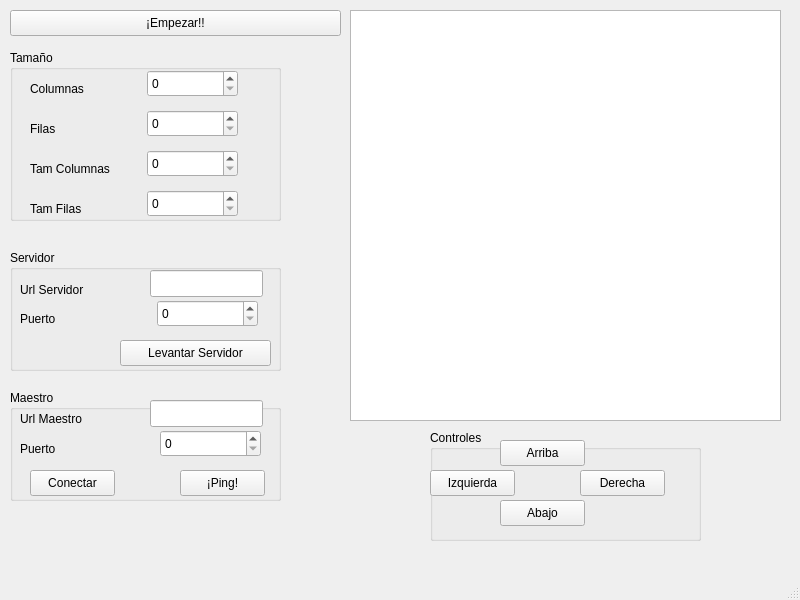
<?xml version="1.0" encoding="UTF-8"?>
<ui version="4.0">
 <class>MainWindow</class>
 <widget class="QMainWindow" name="MainWindow">
  <property name="geometry">
   <rect>
    <x>0</x>
    <y>0</y>
    <width>800</width>
    <height>600</height>
   </rect>
  </property>
  <property name="windowTitle">
   <string>MainWindow</string>
  </property>
  <widget class="QWidget" name="centralwidget">
   <widget class="QTableWidget" name="tableWidget">
    <property name="geometry">
     <rect>
      <x>350</x>
      <y>10</y>
      <width>431</width>
      <height>411</height>
     </rect>
    </property>
   </widget>
   <widget class="QGroupBox" name="groupBox">
    <property name="geometry">
     <rect>
      <x>430</x>
      <y>430</y>
      <width>271</width>
      <height>111</height>
     </rect>
    </property>
    <property name="title">
     <string>Controles</string>
    </property>
    <widget class="QPushButton" name="pushButton_3">
     <property name="geometry">
      <rect>
       <x>150</x>
       <y>40</y>
       <width>85</width>
       <height>26</height>
      </rect>
     </property>
     <property name="text">
      <string>Derecha</string>
     </property>
    </widget>
    <widget class="QPushButton" name="pushButton_4">
     <property name="geometry">
      <rect>
       <x>0</x>
       <y>40</y>
       <width>85</width>
       <height>26</height>
      </rect>
     </property>
     <property name="text">
      <string>Izquierda</string>
     </property>
    </widget>
    <widget class="QPushButton" name="pushButton">
     <property name="geometry">
      <rect>
       <x>70</x>
       <y>70</y>
       <width>85</width>
       <height>26</height>
      </rect>
     </property>
     <property name="text">
      <string>Abajo</string>
     </property>
    </widget>
    <widget class="QPushButton" name="pushButton_2">
     <property name="geometry">
      <rect>
       <x>70</x>
       <y>10</y>
       <width>85</width>
       <height>26</height>
      </rect>
     </property>
     <property name="text">
      <string>Arriba</string>
     </property>
    </widget>
   </widget>
   <widget class="QGroupBox" name="groupBox_2">
    <property name="geometry">
     <rect>
      <x>10</x>
      <y>50</y>
      <width>271</width>
      <height>171</height>
     </rect>
    </property>
    <property name="title">
     <string>Tamaño</string>
    </property>
    <widget class="QSpinBox" name="spinBox">
     <property name="geometry">
      <rect>
       <x>137</x>
       <y>20</y>
       <width>91</width>
       <height>27</height>
      </rect>
     </property>
    </widget>
    <widget class="QSpinBox" name="spinBox_2">
     <property name="geometry">
      <rect>
       <x>137</x>
       <y>60</y>
       <width>91</width>
       <height>27</height>
      </rect>
     </property>
    </widget>
    <widget class="QSpinBox" name="spinBox_3">
     <property name="geometry">
      <rect>
       <x>137</x>
       <y>100</y>
       <width>91</width>
       <height>27</height>
      </rect>
     </property>
    </widget>
    <widget class="QSpinBox" name="spinBox_4">
     <property name="geometry">
      <rect>
       <x>137</x>
       <y>140</y>
       <width>91</width>
       <height>27</height>
      </rect>
     </property>
    </widget>
    <widget class="QLabel" name="label">
     <property name="geometry">
      <rect>
       <x>20</x>
       <y>30</y>
       <width>71</width>
       <height>17</height>
      </rect>
     </property>
     <property name="text">
      <string>Columnas</string>
     </property>
    </widget>
    <widget class="QLabel" name="label_2">
     <property name="geometry">
      <rect>
       <x>20</x>
       <y>70</y>
       <width>56</width>
       <height>17</height>
      </rect>
     </property>
     <property name="text">
      <string>Filas</string>
     </property>
    </widget>
    <widget class="QLabel" name="label_3">
     <property name="geometry">
      <rect>
       <x>20</x>
       <y>110</y>
       <width>101</width>
       <height>17</height>
      </rect>
     </property>
     <property name="text">
      <string>Tam Columnas</string>
     </property>
    </widget>
    <widget class="QLabel" name="label_4">
     <property name="geometry">
      <rect>
       <x>20</x>
       <y>150</y>
       <width>71</width>
       <height>17</height>
      </rect>
     </property>
     <property name="text">
      <string>Tam Filas</string>
     </property>
    </widget>
   </widget>
   <widget class="QGroupBox" name="groupBox_3">
    <property name="geometry">
     <rect>
      <x>10</x>
      <y>250</y>
      <width>271</width>
      <height>121</height>
     </rect>
    </property>
    <property name="title">
     <string>Servidor</string>
    </property>
    <widget class="QLineEdit" name="lineEdit">
     <property name="geometry">
      <rect>
       <x>140</x>
       <y>20</y>
       <width>113</width>
       <height>27</height>
      </rect>
     </property>
    </widget>
    <widget class="QLabel" name="label_5">
     <property name="geometry">
      <rect>
       <x>10</x>
       <y>30</y>
       <width>81</width>
       <height>20</height>
      </rect>
     </property>
     <property name="text">
      <string>Url Servidor</string>
     </property>
    </widget>
    <widget class="QLabel" name="label_6">
     <property name="geometry">
      <rect>
       <x>10</x>
       <y>60</y>
       <width>56</width>
       <height>17</height>
      </rect>
     </property>
     <property name="text">
      <string>Puerto</string>
     </property>
    </widget>
    <widget class="QSpinBox" name="spinBox_5">
     <property name="geometry">
      <rect>
       <x>147</x>
       <y>50</y>
       <width>101</width>
       <height>27</height>
      </rect>
     </property>
    </widget>
    <widget class="QPushButton" name="pushButton_6">
     <property name="geometry">
      <rect>
       <x>110</x>
       <y>90</y>
       <width>151</width>
       <height>26</height>
      </rect>
     </property>
     <property name="text">
      <string>Levantar Servidor</string>
     </property>
    </widget>
   </widget>
   <widget class="QGroupBox" name="groupBox_4">
    <property name="geometry">
     <rect>
      <x>10</x>
      <y>390</y>
      <width>271</width>
      <height>111</height>
     </rect>
    </property>
    <property name="title">
     <string>Maestro</string>
    </property>
    <widget class="QLabel" name="label_7">
     <property name="geometry">
      <rect>
       <x>10</x>
       <y>20</y>
       <width>91</width>
       <height>17</height>
      </rect>
     </property>
     <property name="text">
      <string>Url Maestro</string>
     </property>
    </widget>
    <widget class="QLabel" name="label_8">
     <property name="geometry">
      <rect>
       <x>10</x>
       <y>50</y>
       <width>56</width>
       <height>17</height>
      </rect>
     </property>
     <property name="text">
      <string>Puerto</string>
     </property>
    </widget>
    <widget class="QSpinBox" name="spinBox_6">
     <property name="geometry">
      <rect>
       <x>150</x>
       <y>40</y>
       <width>101</width>
       <height>27</height>
      </rect>
     </property>
    </widget>
    <widget class="QLineEdit" name="lineEdit_2">
     <property name="geometry">
      <rect>
       <x>140</x>
       <y>10</y>
       <width>113</width>
       <height>27</height>
      </rect>
     </property>
    </widget>
    <widget class="QPushButton" name="pushButton_7">
     <property name="geometry">
      <rect>
       <x>20</x>
       <y>80</y>
       <width>85</width>
       <height>26</height>
      </rect>
     </property>
     <property name="text">
      <string>Conectar</string>
     </property>
    </widget>
    <widget class="QPushButton" name="pushButton_8">
     <property name="geometry">
      <rect>
       <x>170</x>
       <y>80</y>
       <width>85</width>
       <height>26</height>
      </rect>
     </property>
     <property name="text">
      <string>¡Ping!</string>
     </property>
    </widget>
   </widget>
   <widget class="QPushButton" name="pushButton_5">
    <property name="geometry">
     <rect>
      <x>10</x>
      <y>10</y>
      <width>331</width>
      <height>26</height>
     </rect>
    </property>
    <property name="text">
     <string>¡Empezar!!</string>
    </property>
   </widget>
  </widget>
  <widget class="QMenuBar" name="menubar">
   <property name="geometry">
    <rect>
     <x>0</x>
     <y>0</y>
     <width>800</width>
     <height>25</height>
    </rect>
   </property>
  </widget>
  <widget class="QStatusBar" name="statusbar"/>
 </widget>
 <resources/>
 <connections/>
</ui>
